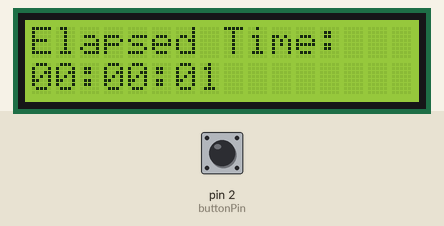
Recording of a sketch running on a simulated Arduino Uno, built with avr-gcc and run on an emulated ATmega328P. Shown: 16×2 character LCD. The inputs (shaded band) are chosen by the test bench; at power-on: pin 2 (buttonPin) HIGH.

Above: at 1.2 s.
1.3 s: pin 2 (buttonPin) pulled LOW for 0.15 s
At 2.0 s:
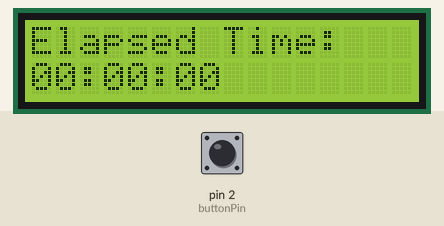
4.4 s: pin 2 (buttonPin) pulled LOW for 1 s
At 7.0 s:
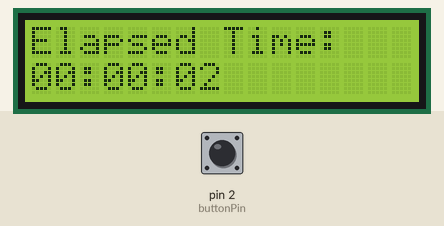
Timing chart, 0 to 8.5 s (numbered marks = the images above; inputs shaded):
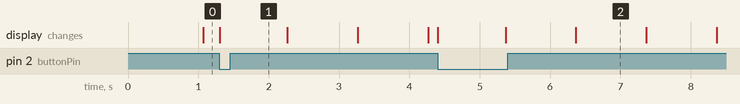

The sketch:

lcdArduinoTimer.ino
```cpp
#include <LiquidCrystal.h>
#include <TimerOne.h>

/*
LCD Display Timer
Author: Rene Jacques
Last Update: 2/6/15

I/O Ports:
2 - button
3,4,5,6,11,12 - LCD Display

This program creates and manages a timer that is displayed on the LCD display.
Interrupts are used to keep track of the counter that is used to defined the timer,
and to reset it. The interrupts are used in order to avoid any unintentional
interrupts to the timer that might throw off the timing.
*/

//LCD pins:
LiquidCrystal lcd(12, 11, 6, 5, 4, 3);

//Timing variable:
unsigned long count = 0; //timer variables are derived from count
//Timer Variables:
unsigned long seconds = 0;
unsigned long minutes = 0;
unsigned long hours = 0;
//Display Strings:
String dispS = "";
String dispM = "";
String dispH = "";
//Pin variable:
const int buttonPin = 2;

/*
Setup initializes the LCD, the button, Timer1,
and attaches the interrupts
*/
void setup() {
  //LCD setup:
  lcd.begin(16, 2);
  lcd.print("Elapsed Time:");

  //button setup:
  pinMode(buttonPin,INPUT_PULLUP);
  attachInterrupt(0,buttonISR,FALLING);

  //timer setup:
  Timer1.initialize(100000);
  Timer1.attachInterrupt(timerISR);
}
/*
Loop conatains all timing calculations and display functions
*/
void loop() {
  lcd.setCursor(0, 1);//sets cursor on second line of LCD display

  //timer calculations:
  seconds = count/10;//converts count value into seconds
  minutes = (seconds/60)%60;//converts seconds value into minutes and controls minutes reset to 0 on 60
  seconds = seconds%60;//controls seconds reset to 0 on 60 (cannot be done before minutes declaration or timer breaks)
  hours = minutes/60;//converts minutes into hours

  //if seconds < 10, then the seconds value needs to be 0 padded
  if (seconds < 10){
    dispS = "0" + String(seconds);
  }
  else{
    dispS = String(seconds);
  }

  //if minutes < 10, then the minutes value needs to be 0 padded
  if (minutes < 10){
    dispM = "0" + String(minutes);
  }
  else{
    dispM = String(minutes);
  }

  //if hours < 10, then the hours value needs to be 0 padded
  if (hours < 10){
    dispH = "0" + String(hours);
  }
  else{
    dispH = String(hours);
  }

  lcd.print(dispH+":"+dispM+":"+dispS);//displays hours, minutes, and seconds
}

/*
Timer interrupt function
*/
void timerISR(){
  count++;
}

/*
Button interrupt function
(resets timer to 0)
*/
void buttonISR(){
  count = 0;
}
```
